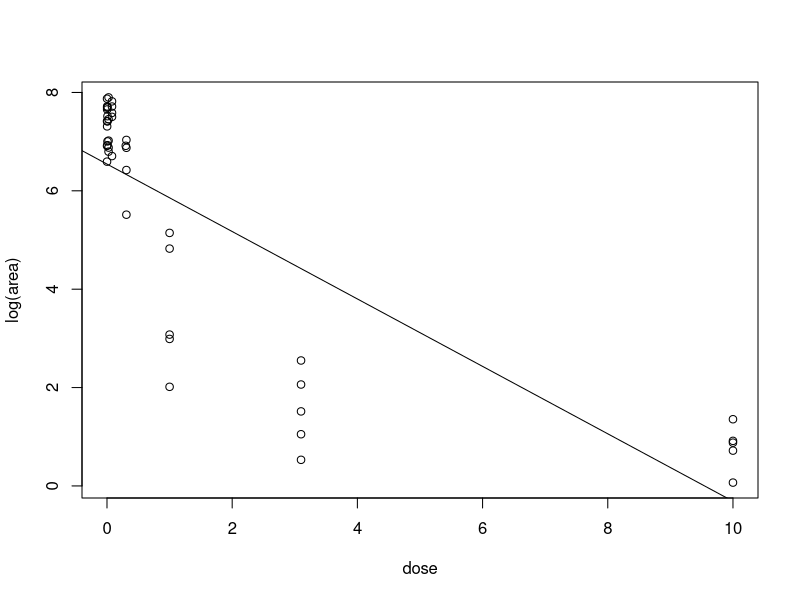
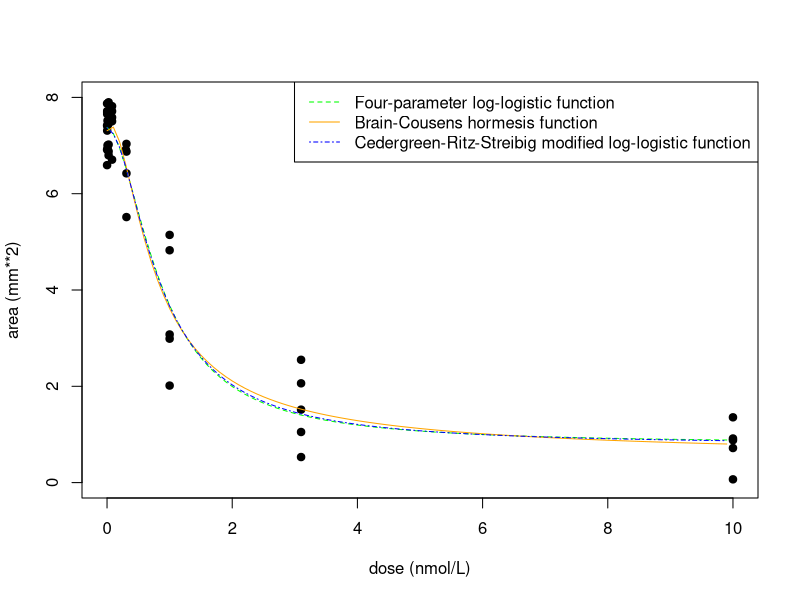
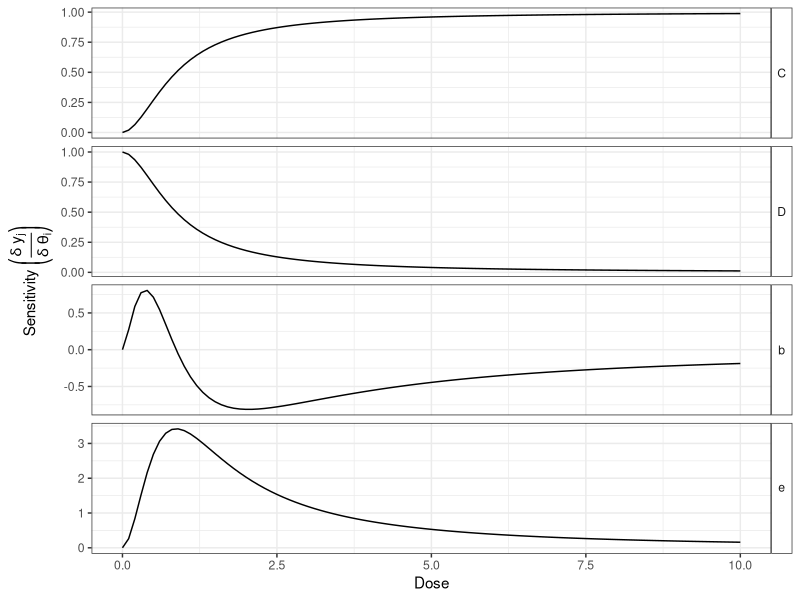

Write R code to recreate these figures, in order.
## ---- chunk 1
knitr::opts_chunk$set(echo = TRUE)
## ---- chunk 2
chlorsulfuron <- read.table('chlorsulfuron.txt', sep='', header = TRUE)
attach(chlorsulfuron)
## ---- chunk 3
# Four-parameter log-logistic function
Fparfun <- function(xdata, thetas) {
  e <- thetas[1] + (thetas[2] - thetas[1]) / (1 + exp(thetas[3] * (log(xdata) - log(thetas[4]))))
  return(e)
}


# Brain-Cousens hormesis function
Brainfun <- function(xdata, thetas) {
  e <- thetas[1] + (thetas[2] - thetas[1] + thetas[5] * xdata) / (1 + exp(thetas[3] * (log(xdata) - log(thetas[4]))))
  return(e)
}


# Cedergreen-Ritz-Streibig modified log-logistic function
Cederfun <- function(xdata, thetas) {
  e <- thetas[1] + (thetas[2] - thetas[1] + thetas[5] * exp(-1/(xdata**thetas[6]))) / (1 + exp(thetas[3] * (log(xdata) - log(thetas[4]))))
  return(e)
}
## ---- chunk 4
# objective function
Jtheta <- function(thetas, FUN, xdata, ydata) {
  ydatahat <- do.call(FUN, list(xdata, thetas))
  yresid <- ydata - ydatahat
  J <- sum(yresid^2)
  return(J)
}
## ---- chunk 5
# finding initial b value
m <- lm(log(area) ~ dose)
plot(dose, log(area))
abline(m)
## ---- chunk 6
summary(m)
## ---- chunk 7
pFpar <- c(min(log(area)), max(log(area)), 0.6855, 1) #(C D, b, e)
pBrain <- c(min(log(area)), max(log(area)), 0.6855, 1, 1) #(C D, b, e, F)
pCeder <- c(min(log(area)),  max(log(area)), 0.6855, 1, 1, 1) #(C D, b, e, F, α)
## ---- chunk 8
Fparfit <- optim(par = pFpar, fn = Jtheta, FUN = Fparfun, xdata = dose, ydata = log(area)) # convergence = 0
Fparfit 
## ---- chunk 9
Brainfit <- optim(par = pBrain, fn = Jtheta, FUN = Brainfun, xdata = dose, ydata = log(area), control = list(maxit=1000)) # convergence = 0
Brainfit
## ---- chunk 10
Cederfit <- optim(par = pCeder, fn = Jtheta, FUN = Cederfun, xdata = dose, ydata = log(area), control = list(maxit=1000)) # convergence = 0
Cederfit
## ---- chunk 11
plot(x = dose, y = log(area),
     ylim = c(0, 8), xlim = c(0, 10),
     ylab = "area (mm**2)", xlab = "dose (nmol/L)",
     pch = 19)
xseq <- seq(min(dose), max(dose), 0.1)
lines(x = xseq, y = Fparfun(xseq, Fparfit$par), lty = "dashed", col = 'green')
lines(x = xseq, y = Brainfun(xseq, Brainfit$par), lty = "solid", col = 'orange' )
lines(x = xseq, y = Cederfun(xseq, Cederfit$par), lty = "dotdash", col = 'blue')
legend(x = "topright", 
       legend = c("Four-parameter log-logistic function", "Brain-Cousens hormesis function", 
                  "Cedergreen-Ritz-Streibig modified log-logistic function"), 
       lty = c("dashed", "solid", "dotdash"), 
       col = c('green', 'orange', 'blue'))
## ---- chunk 12
# Bayesian Information Criterion (BIC)
BIC <- function(thetas, FUN, xdata, ydata) {
  RSS <- Jtheta (thetas, FUN, xdata, ydata)
  N <- length(xdata)
  p <- length(thetas)
  B <- N * log(RSS / N) + p * log(N)
  return(B)
}
## ---- chunk 13
# F-test
Ftest <- function(thetas1, thetas2, FUN1, FUN2, xdata, ydata) {
  
  RSS1 <- Jtheta(thetas1, FUN1, xdata, ydata)
  RSS2 <- Jtheta(thetas2, FUN2, xdata, ydata)
  
  N <- length(xdata)
  p1 <- length(thetas1)
  p2 <- length(thetas2)
  F <- ((RSS1 - RSS2) / (p2 - p1)) / (RSS2 / (N - p2))
  
  pvalue <- pf(F, df1 = p2 - p1, df2 = N - p2, lower.tail = FALSE)
  return(list(F = F, df1 = abs(p2 - p1), df2 = N - p2, pValue = pvalue))
}
## ---- chunk 14
BIC(Fparfit$par, Fparfun, dose, log(area)) # the lowest
BIC(Brainfit$par, Brainfun, dose, log(area))
BIC(Cederfit$par, Cederfun, dose, log(area))
## ---- chunk 15
Ftest(Fparfit$par, Brainfit$par, Fparfun, Brainfun, dose, log(area))
qf(0.95,1,38)
## ---- chunk 16
Ftest(Fparfit$par, Cederfit$par, Fparfun, Cederfun, dose, log(area))
qf(0.95,2,37)
## ---- chunk 17
# define function to calculate sensitivity
sensitivity <- function(FUN, thetas, xdata, eps = 1e-5) {
  yhat <- do.call(FUN, list(xdata, thetas))
  S <- matrix(NA, nrow = length(xdata), ncol = length(thetas))
  for (p in 1:length(thetas)) {
    thetas. <- thetas
    thetas.[p] <- thetas[p] * (1+eps)
    yhat. <- do.call(FUN, list(xdata, thetas.))
    S[, p] <- (yhat. - yhat) / (eps*thetas[p])
  }
  
  return(S)
}


# define function to plot sensitivity
plotSens <- function(sens, parNames = c("C", "D", "b", "e")) {
  require(ggplot2)
  require(reshape2)
  
  Sens <- as.data.frame(sens)
  colnames(Sens) <- parNames
  Sens.m <- melt(data.frame(x = seq(from=0, to=10, by=0.1), Sens), id.vars = "x")
  
  gg <- ggplot(Sens.m, aes(x = x, y = value)) +
    geom_line() + ylab(expression(paste("Sensitivity ",bgroup("(",over(delta~y[j],delta~theta[i]),")")))) + xlab("Dose") +
    facet_grid(variable ~ ., scales = 'free', labeller = label_parsed)+
    theme_bw()+theme(strip.background = element_rect(fill = "white"), strip.text.y = element_text(angle = 0))
  
  return(gg)
}
## ---- chunk 18
sensFpar <- sensitivity(FUN = Fparfun, thetas = Fparfit$par, xdata = seq(from=0, to=10, by=0.1), eps = 1e-5)

plotSens(sens = sensFpar, parNames = c("C", "D", "b", "e"))
## ---- chunk 19
# Define a function to get Fisher Information Matrix (FIM)
FisherInformation <- function(thetas, FUN, xdata, eps = 1e-5) {
  sens <- sensitivity(FUN, thetas, xdata, eps)
  FIM <- t(sens)%*%sens
  return(FIM)
}


# Define a function to get confidence interval (CI)
confInterval <- function(thetas, FUN, xdata, alpha = 0.05, eps = 1e-5) {
  FIM <- FisherInformation(thetas, FUN, xdata, eps)
  C <- solve(FIM) 
  StDev <- sqrt(diag(C))
  N <- length(xdata)
  p <- length(thetas)
  t.05 <- qt(p = 1-alpha/2, df = N-p)
  CI <- data.frame(lower.CI = thetas - StDev*t.05, upper.CI = thetas + StDev*t.05)
  return(CI)
}
## ---- chunk 20
confInterval(thetas = Fparfit$par, FUN = Fparfun, xdata = dose)
